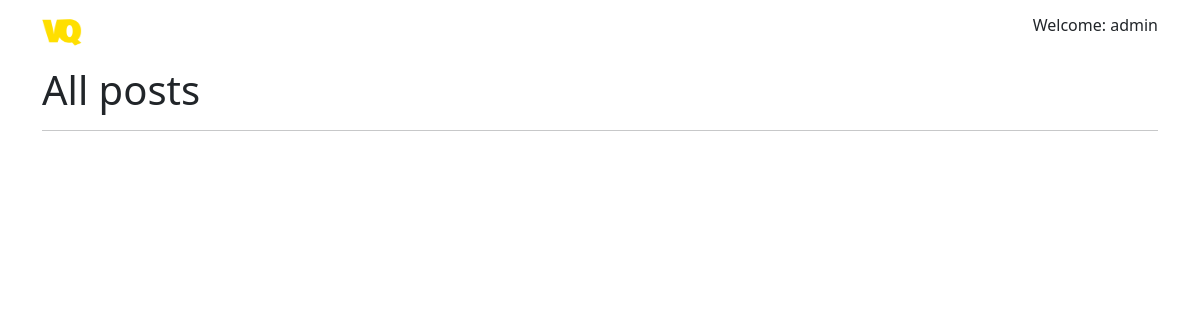
The app's page / (signed in), older data.
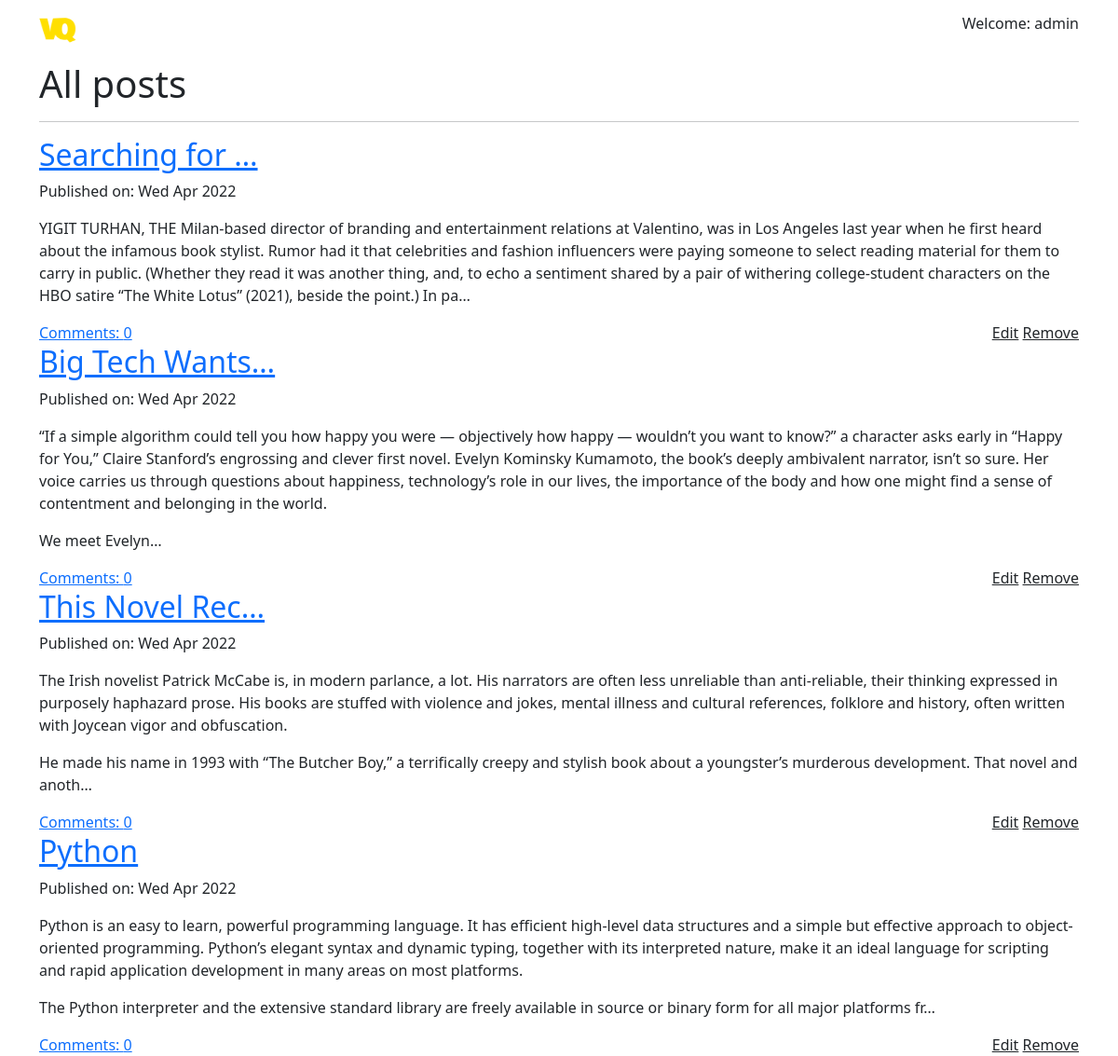
The same page, newer data.
### blog/models.py (models this page shows, shortened)
class Post(models.Model):
    author = models.ForeignKey('auth.User', on_delete=models.CASCADE)
    title = models.CharField(max_length=200)
    text = models.TextField()
    create_date = models.DateTimeField(default=timezone.now)
    published_date = models.DateTimeField(blank=True, null=True)
    def approve_comments(self):
        return self.comments.filter(approved_comment=True)

### blog/views.py (the view)
# urls.py: path('', PostListView.as_view(), name='post_list'),
class PostListView(ListView):
    model = Post
    def get_queryset(self):
        return Post.objects.filter(published_date__lte=timezone.now()).order_by('-published_date')

### blog/templates/blog/post_list.html (shortened to what this page needs)
{% extends 'blog/base.html' %}
{% block content %}
    <h1>All posts</h1>
    <hr>
    <div class="d-flex flex-wrap justify-content-around">
        {% for post in post_list %}
                <div class="block block_theme post_preview">
                    <div class="d-flex flex-column justify-content-between">
                        <h2><a href="{% url 'post_detail' pk=post.pk %}" class="post_preview-link">{{ post.title|truncatechars:15 }}</a></h2>
                        <div class="post_date d-flex">
                            <p class="my-auto publish">Published on: {{ post.published_date|date:'D M Y' }}</p>
                        </div>
                        <p class="post_content">{{ post.text|safe|linebreaksbr|truncatechars:500 }}</p>
                    </div>
                    <div class="d-flex justify-content-between">
                        <a href="{% url 'post_detail' pk=post.pk %}">Comments: {{ post.approve_comments.count }}</a>
                        {% if user.is_authenticated %}
                            <div>
                                <a href="{% url 'post_edit' pk=post.pk %}" class="link-dark">Edit</a>
                                <a href="{% url 'post_remove' pk=post.pk %}" class="link-dark">Remove</a>
                            </div>
                        {% endif %}
                    </div>
                </div>
        {% endfor %}
    </div>
{% endblock %}

### blog/templates/blog/base.html (shortened to what this page needs)
<!DOCTYPE HTML>
{% load sass_tags %}
{% load static %}
<html lang="en">
<head>
    <link href="https://cdn.jsdelivr.net/npm/bootstrap@5.0.2/dist/css/bootstrap.min.css"
          rel="stylesheet"
>
    <link rel="stylesheet" href="//cdn.jsdelivr.net/npm/medium-editor@latest/dist/css/medium-editor.min.css"
          type="text/css"
          media="screen"
          charset="utf-8">
    <link rel="stylesheet" href="{% sass_src 'css/blog.scss' %}" type="text/css">
</head>
<body>
<nav class="navbar navbar-expand-lg navbar-dark">
  <div class="container">
    <a class="navbar-brand" href="{% url 'post_list' %}">
      <img src='{% static 'images/logo.PNG' %}' alt="" width="40" height="40">
    </a>
    <div class="collapse navbar-collapse" id="navbarSupportedContent">
        <ul class="navbar-nav me-auto mb-2 mb-lg-0">
            <li class="nav-item">
                <a class="nav-link" href="{% url 'about' %}">About</a>
            </li>
            <li class="nav-item">
                <a class="nav-link" href="https://codepen.io/">Codepen</a>
            </li>
            <li class="nav-item">
                <a class="nav-link" href="https://getbootstrap.com/docs/5.0/getting-started/introduction/">Bootstrap</a>
            </li>
            <li class="nav-item">
                <a class="nav-link" href="https://www.youtube.com">Youtube</a>
            </li>
        </ul>
        <ul class="navbar-nav mb-2 mb-lg-0">
            {% if user.is_authenticated %}
                <li class="nav-item">
                    <a class="nav-link" href="{% url 'post_new' %}">New Post</a>
                </li>
                <li class="nav-item">
                    <a class="nav-link" href="{% url 'post_draft_list' %}">Drafts</a>
                </li>
                <li class="nav-item">
                    <a class="nav-link" href="{% url 'logout' %}">Log Out</a>
                </li>
                <li class="nav-item">
                    <a>Welcome: {{ user.username }}</a>
                </li>
            {% else %}
                <li class="nav-item">
                    <a class="nav-link" href="{% url 'login' %}">Log In</a>
                </li>
            {% endif %}
        </ul>
    </div>
  </div>
</nav>
<div class="content container">
    <div class="row">
        <div class="col">
            <div class="blog-posts">
                {% block content %}{% endblock %}
            </div>
        </div>
    </div>
</div>
</body>
</html>

Row changes from the older to the newer data that the page shows:
added Post: title "Searching for …", published_date "Wed Apr 2022", text "YIGIT TURHAN, THE Milan-based director of branding and entertainment relations at Valentino, was in Los Angeles last year when he first heard about the infamous book stylist. Rumor had it that celebrities and fashion influencers were paying someone to select reading material for them to carry in public. (Whether they read it was another thing, and, to echo a sentiment shared by a pair of withering college-student characters on the HBO satire “The White Lotus” (2021), beside the point.) In pa…", approve_comments.count "0"
added Post: title "Big Tech Wants…", published_date "Wed Apr 2022", text "“If a simple algorithm could tell you how happy you were — objectively how happy — wouldn’t you want to know?” a character asks early in “Happy for You,” Claire Stanford’s engrossing and clever first novel. Evelyn Kominsky Kumamoto, the book’s deeply ambivalent narrator, isn’t so sure. Her voice carries us through questions about happiness, technology’s role in our lives, the importance of the body and how one might find a sense of contentment and belonging in the world. We meet Evelyn…", approve_comments.count "0"
added Post: title "This Novel Rec…", published_date "Wed Apr 2022", text "The Irish novelist Patrick McCabe is, in modern parlance, a lot. His narrators are often less unreliable than anti-reliable, their thinking expressed in purposely haphazard prose. His books are stuffed with violence and jokes, mental illness and cultural references, folklore and history, often written with Joycean vigor and obfuscation. He made his name in 1993 with “The Butcher Boy,” a terrifically creepy and stylish book about a youngster’s murderous development. That novel and anoth…", approve_comments.count "0"
added Post: title "Python", published_date "Wed Apr 2022", text "Python is an easy to learn, powerful programming language. It has efficient high-level data structures and a simple but effective approach to object-oriented programming. Python’s elegant syntax and dynamic typing, together with its interpreted nature, make it an ideal language for scripting and rapid application development in many areas on most platforms. The Python interpreter and the extensive standard library are freely available in source or binary form for all major platforms fr…", approve_comments.count "0"
